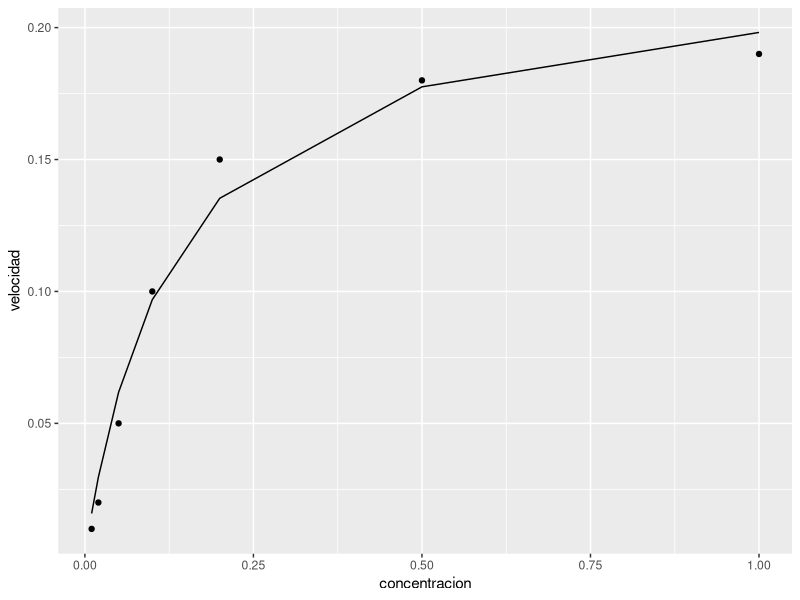

The R script that drew this image:
# Datos de ejemplo
datos <- data.frame(concentracion = c(0.01, 0.02, 0.05, 0.1, 0.2, 0.5, 1),
                    velocidad = c(0.01, 0.02, 0.05, 0.1, 0.15, 0.18, 0.19))

# Ajuste del modelo de regresión de Michaelis-Menten
modelo <- nls(velocidad ~ Vmax * concentracion / (Km + concentracion),
              data = datos,
              start = list(Vmax = 0.2, Km = 0.05))

# Resumen del modelo
summary(modelo)

# Gráfico de los datos y la curva ajustada
library(ggplot2)
ggplot(datos, aes(x = concentracion, y = velocidad)) +
  geom_point() +
  geom_line(aes(y = predict(modelo)))
